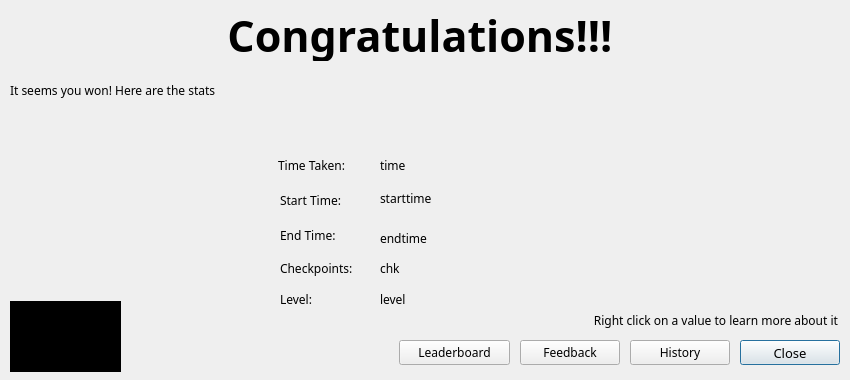
<?xml version="1.0" encoding="UTF-8"?>
<ui version="4.0">
 <class>congrats</class>
 <widget class="QDialog" name="congrats">
  <property name="geometry">
   <rect>
    <x>0</x>
    <y>0</y>
    <width>850</width>
    <height>380</height>
   </rect>
  </property>
  <property name="minimumSize">
   <size>
    <width>850</width>
    <height>380</height>
   </size>
  </property>
  <property name="maximumSize">
   <size>
    <width>850</width>
    <height>380</height>
   </size>
  </property>
  <property name="font">
   <font>
    <family>Comfortaa</family>
   </font>
  </property>
  <property name="windowTitle">
   <string>wikiLYNX</string>
  </property>
  <property name="windowIcon">
   <iconset resource="../assets/assets.qrc">
    <normaloff>:/base/images/wikiLYNX_logo.svg</normaloff>:/base/images/wikiLYNX_logo.svg</iconset>
  </property>
  <widget class="QPushButton" name="closeButton">
   <property name="geometry">
    <rect>
     <x>740</x>
     <y>340</y>
     <width>100</width>
     <height>25</height>
    </rect>
   </property>
   <property name="font">
    <font>
     <family>Noto Sans</family>
     <pointsize>10</pointsize>
     <bold>false</bold>
    </font>
   </property>
   <property name="toolTip">
    <string>Close this Dialog</string>
   </property>
   <property name="text">
    <string>Close</string>
   </property>
   <property name="icon">
    <iconset theme="close"/>
   </property>
  </widget>
  <widget class="QLabel" name="mainLabel">
   <property name="geometry">
    <rect>
     <x>10</x>
     <y>10</y>
     <width>831</width>
     <height>51</height>
    </rect>
   </property>
   <property name="font">
    <font>
     <family>Courier Prime</family>
     <pointsize>32</pointsize>
     <bold>true</bold>
    </font>
   </property>
   <property name="text">
    <string>Congratulations!!! </string>
   </property>
   <property name="alignment">
    <set>Qt::AlignmentFlag::AlignCenter</set>
   </property>
  </widget>
  <widget class="QLabel" name="message">
   <property name="geometry">
    <rect>
     <x>10</x>
     <y>80</y>
     <width>471</width>
     <height>21</height>
    </rect>
   </property>
   <property name="text">
    <string>It seems you won! Here are the stats</string>
   </property>
  </widget>
  <widget class="QTextBrowser" name="textBrowser">
   <property name="geometry">
    <rect>
     <x>10</x>
     <y>301</y>
     <width>111</width>
     <height>71</height>
    </rect>
   </property>
   <property name="frameShape">
    <enum>QFrame::Shape::NoFrame</enum>
   </property>
   <property name="verticalScrollBarPolicy">
    <enum>Qt::ScrollBarPolicy::ScrollBarAlwaysOff</enum>
   </property>
   <property name="horizontalScrollBarPolicy">
    <enum>Qt::ScrollBarPolicy::ScrollBarAlwaysOff</enum>
   </property>
   <property name="html">
    <string>&lt;!DOCTYPE HTML PUBLIC &quot;-//W3C//DTD HTML 4.0//EN&quot; &quot;http://www.w3.org/TR/REC-html40/strict.dtd&quot;&gt;
&lt;html&gt;&lt;head&gt;&lt;meta name=&quot;qrichtext&quot; content=&quot;1&quot; /&gt;&lt;meta charset=&quot;utf-8&quot; /&gt;&lt;style type=&quot;text/css&quot;&gt;
p, li { white-space: pre-wrap; }
hr { height: 1px; border-width: 0; }
li.unchecked::marker { content: &quot;\2610&quot;; }
li.checked::marker { content: &quot;\2612&quot;; }
&lt;/style&gt;&lt;/head&gt;&lt;body style=&quot; font-family:'Comfortaa'; font-size:11pt; font-weight:400; font-style:normal;&quot; bgcolor=&quot;#000000&quot;&gt;
&lt;p style=&quot; margin-top:0px; margin-bottom:0px; margin-left:0px; margin-right:0px; -qt-block-indent:0; text-indent:0px;&quot;&gt;&lt;img src=&quot;:/base/images/wikiLYNX_logo.svg&quot; width=&quot;100&quot; height=&quot;60&quot; /&gt;&lt;/p&gt;&lt;/body&gt;&lt;/html&gt;</string>
   </property>
   <property name="textInteractionFlags">
    <set>Qt::TextInteractionFlag::NoTextInteraction</set>
   </property>
  </widget>
  <widget class="QLabel" name="timeTaken">
   <property name="geometry">
    <rect>
     <x>380</x>
     <y>150</y>
     <width>421</width>
     <height>31</height>
    </rect>
   </property>
   <property name="whatsThis">
    <string>&lt;html&gt;&lt;head/&gt;&lt;body&gt;&lt;p&gt;This denotes the time taken to play the game. If you were unable to finish the game in time, this denotes the time taken to reach the last checkpoint. &lt;/p&gt;&lt;/body&gt;&lt;/html&gt;</string>
   </property>
   <property name="text">
    <string>time</string>
   </property>
  </widget>
  <widget class="QLabel" name="label_4">
   <property name="geometry">
    <rect>
     <x>278</x>
     <y>150</y>
     <width>91</width>
     <height>31</height>
    </rect>
   </property>
   <property name="text">
    <string>Time Taken: </string>
   </property>
  </widget>
  <widget class="QLabel" name="label_5">
   <property name="geometry">
    <rect>
     <x>280</x>
     <y>190</y>
     <width>91</width>
     <height>21</height>
    </rect>
   </property>
   <property name="text">
    <string>Start Time:</string>
   </property>
  </widget>
  <widget class="QLabel" name="label_6">
   <property name="geometry">
    <rect>
     <x>280</x>
     <y>225</y>
     <width>91</width>
     <height>21</height>
    </rect>
   </property>
   <property name="text">
    <string>End Time: </string>
   </property>
  </widget>
  <widget class="QLabel" name="startTime">
   <property name="geometry">
    <rect>
     <x>380</x>
     <y>190</y>
     <width>431</width>
     <height>16</height>
    </rect>
   </property>
   <property name="whatsThis">
    <string>&lt;html&gt;&lt;head/&gt;&lt;body&gt;&lt;p&gt;System time when the game started &lt;/p&gt;&lt;/body&gt;&lt;/html&gt;</string>
   </property>
   <property name="text">
    <string>starttime</string>
   </property>
  </widget>
  <widget class="QLabel" name="endTime">
   <property name="geometry">
    <rect>
     <x>380</x>
     <y>230</y>
     <width>431</width>
     <height>16</height>
    </rect>
   </property>
   <property name="whatsThis">
    <string>&lt;html&gt;&lt;head/&gt;&lt;body&gt;&lt;p&gt;System time when the game ended &lt;/p&gt;&lt;/body&gt;&lt;/html&gt;</string>
   </property>
   <property name="text">
    <string>endtime</string>
   </property>
  </widget>
  <widget class="QPushButton" name="viewHistory">
   <property name="geometry">
    <rect>
     <x>630</x>
     <y>340</y>
     <width>100</width>
     <height>25</height>
    </rect>
   </property>
   <property name="toolTip">
    <string>View Logs</string>
   </property>
   <property name="text">
    <string>History</string>
   </property>
   <property name="icon">
    <iconset theme="history"/>
   </property>
  </widget>
  <widget class="QLabel" name="label">
   <property name="geometry">
    <rect>
     <x>280</x>
     <y>260</y>
     <width>91</width>
     <height>16</height>
    </rect>
   </property>
   <property name="text">
    <string>Checkpoints: </string>
   </property>
  </widget>
  <widget class="QLabel" name="chkCleared">
   <property name="geometry">
    <rect>
     <x>380</x>
     <y>260</y>
     <width>451</width>
     <height>16</height>
    </rect>
   </property>
   <property name="whatsThis">
    <string>&lt;html&gt;&lt;head/&gt;&lt;body&gt;&lt;p&gt;The number of Checkpoints you cleared&lt;/p&gt;&lt;/body&gt;&lt;/html&gt;</string>
   </property>
   <property name="text">
    <string>chk</string>
   </property>
  </widget>
  <widget class="QPushButton" name="feedBackButton">
   <property name="geometry">
    <rect>
     <x>520</x>
     <y>340</y>
     <width>100</width>
     <height>25</height>
    </rect>
   </property>
   <property name="toolTip">
    <string>Rate us!</string>
   </property>
   <property name="text">
    <string>Feedback</string>
   </property>
   <property name="icon">
    <iconset theme="feedback"/>
   </property>
  </widget>
  <widget class="QPushButton" name="viewStatsButton">
   <property name="geometry">
    <rect>
     <x>399</x>
     <y>340</y>
     <width>111</width>
     <height>25</height>
    </rect>
   </property>
   <property name="toolTip">
    <string>View Leaderboard</string>
   </property>
   <property name="text">
    <string>Leaderboard</string>
   </property>
   <property name="icon">
    <iconset theme="trophy"/>
   </property>
  </widget>
  <widget class="QLabel" name="label_2">
   <property name="geometry">
    <rect>
     <x>280</x>
     <y>290</y>
     <width>81</width>
     <height>18</height>
    </rect>
   </property>
   <property name="text">
    <string>Level:</string>
   </property>
  </widget>
  <widget class="QLabel" name="lnameLabel">
   <property name="geometry">
    <rect>
     <x>380</x>
     <y>290</y>
     <width>451</width>
     <height>18</height>
    </rect>
   </property>
   <property name="whatsThis">
    <string>Name of the level you played </string>
   </property>
   <property name="text">
    <string>level</string>
   </property>
  </widget>
  <widget class="QLabel" name="label_3">
   <property name="geometry">
    <rect>
     <x>397</x>
     <y>310</y>
     <width>441</width>
     <height>20</height>
    </rect>
   </property>
   <property name="text">
    <string>Right click on a value to learn more about it</string>
   </property>
   <property name="alignment">
    <set>Qt::AlignmentFlag::AlignRight|Qt::AlignmentFlag::AlignTrailing|Qt::AlignmentFlag::AlignVCenter</set>
   </property>
  </widget>
 </widget>
 <resources>
  <include location="../assets/assets.qrc"/>
 </resources>
 <connections/>
</ui>
